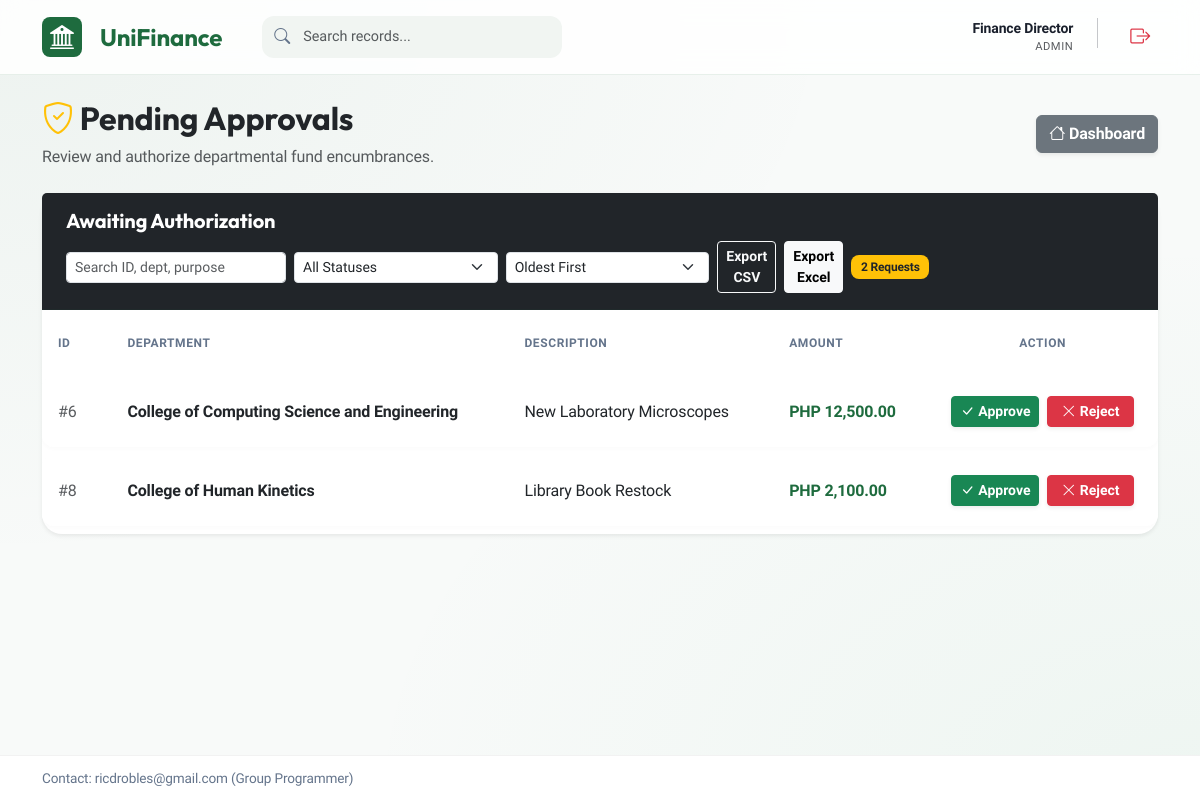
The page /finance/approvals.php (signed in) on the database its author committed.
### tables this page shows
CREATE TABLE `budget_reservations` (
  `res_id` int(11) NOT NULL,
  `dept_id` int(11) DEFAULT NULL,
  `po_id` int(11) DEFAULT NULL,
  `description` varchar(255) DEFAULT NULL,
  `amount_reserved` decimal(15,2) DEFAULT NULL,
  `status` enum('pending','committed','cancelled') DEFAULT 'pending'
);

CREATE TABLE `departments` (
  `dept_id` int(11) NOT NULL,
  `dept_name` varchar(100) DEFAULT NULL,
  `total_budget` decimal(15,2) DEFAULT NULL
);

### finance/approvals.php (the view, shortened to what this page needs)
<?php
include 'header.php';
include 'db_connect.php';
$query = "SELECT r.*, d.dept_name
          FROM budget_reservations r
          JOIN departments d ON r.dept_id = d.dept_id
          WHERE r.status = 'pending'
          ORDER BY r.res_id ASC";
$pending = $conn->query($query);
?>
<div class="container">
    <div class="row align-items-center mb-4">
        <div class="col-md-7">
            <h2 class="fw-bold text-dark"><i class="bi bi-shield-check text-warning"></i> Pending Approvals</h2>
            <p class="text-muted mb-0">Review and authorize departmental fund encumbrances.</p>
        </div>
        <div class="col-md-5 text-md-end mt-3 mt-md-0">
            <a href="dashboard.php" class="btn btn-secondary fw-bold shadow-sm">
                <i class="bi bi-house"></i> Dashboard
            </a>
        </div>
    </div>
    <div class="card shadow-sm border-0">
        <div class="card-header bg-dark text-white py-3 d-flex justify-content-between align-items-center flex-wrap gap-2">
            <h5 class="mb-0">Awaiting Authorization</h5>
            <div class="d-flex gap-2 align-items-center">
                <input type="text" id="approvalSearch" class="form-control form-control-sm" placeholder="Search ID, dept, purpose" style="min-width: 220px;">
                <select id="approvalStatusFilter" class="form-select form-select-sm" style="min-width: 150px;">
                    <option value="">All Statuses</option>
                </select>
                <select id="approvalSort" class="form-select form-select-sm" style="min-width: 190px;">
                    <option value="oldest">Oldest First</option>
                </select>
                <button type="button" id="approvalExportBtn" class="btn btn-sm btn-outline-light fw-bold">Export CSV</button>
                <button type="button" id="approvalExportExcelBtn" class="btn btn-sm btn-light fw-bold">Export Excel</button>
                <span class="badge bg-warning text-dark" id="approvalVisibleCount"><?= $pending->num_rows ?> Requests</span>
            </div>
        </div>
        <div class="card-body p-0">
            <div class="table-responsive">
                <table class="table table-hover align-middle mb-0" id="approvalTable">
                    <thead class="table-light">
                        <tr>
                            <th class="ps-3">ID</th>
                            <th>Department</th>
                            <th>Description</th>
                            <th>Amount</th>
                            <th class="text-center">Action</th>
                        </tr>
                    </thead>
                    <tbody>
                        <?php if($pending->num_rows > 0): while($row = $pending->fetch_assoc()): ?>
                        <tr class="approval-row" data-status="<?= strtolower($row['status']) ?>" data-id="<?= $row['res_id'] ?>" data-amount="<?= (float) $row['amount_reserved'] ?>" data-dept="<?= htmlspecialchars(strtolower($row['dept_name'])) ?>" id="row-<?= $row['res_id'] ?>">
                            <td class="ps-3 text-muted">#<?= $row['res_id'] ?></td>
                            <td class="fw-bold"><?= htmlspecialchars($row['dept_name']) ?></td>
                            <td><?= htmlspecialchars($row['description']) ?></td>
                            <td class="fw-bold text-primary"><?= formatCurrency($row['amount_reserved']) ?></td>
                            <td class="text-center">
                                <div class="d-flex justify-content-center gap-2">
                                    <button class="btn btn-success btn-sm fw-bold shadow-sm approve-btn d-flex align-items-center justify-content-center w-50" data-id="<?= $row['res_id'] ?>" title="Approve Request" style="max-width: 100px;">
                                        <i class="bi bi-check-lg me-1"></i> Approve
                                    </button>
                                    <button class="btn btn-danger btn-sm fw-bold shadow-sm reject-btn d-flex align-items-center justify-content-center w-50" data-id="<?= $row['res_id'] ?>" title="Reject Request" style="max-width: 100px;">
                                        <i class="bi bi-x-lg me-1"></i> Reject
                                    </button>
                                </div>
                            </td>
                        </tr>
                        <?php endwhile; endif; ?>
                    </tbody>
                </table>
            </div>
        </div>
    </div>
</div>

### finance/header.php (style rules this page uses)
:root { --primary: #1e6b3e; --primary-light: #2da15f; --primary-dark: #14492a; --accent: #d4fce4; --bg-glass: rgba(255, 255, 255, 0.85); --surface: #ffffff; --body-bg: #f8faf9; --text-main: #1a202c; --text-muted: #64748b; --bs-primary: var(--primary); --bs-primary-rgb: 30, 107, 62; }
body { background-color: var(--body-bg); background-image: radial-gradient(at 0% 0%, rgba(30, 107, 62, 0.05) 0px, transparent 50%), radial-gradient(at 100% 100%, rgba(45, 161, 95, 0.05) 0px, transparent 50%); font-family: 'Plus Jakarta Sans', sans-serif; color: var(--text-main); min-height: 100vh; padding-bottom: 78px; letter-spacing: -0.01em; }
h1, h2, h3, h4, h5, .navbar-brand { font-family: 'Outfit', sans-serif; font-weight: 700; }
.card { border: 1px solid rgba(30, 107, 62, 0.08); border-radius: 20px; box-shadow: 0 10px 25px -5px rgba(30, 107, 62, 0.04), 0 8px 10px -6px rgba(30, 107, 62, 0.04); background: var(--surface); transition: transform 0.2s ease, box-shadow 0.2s ease; }
.card-header { background: transparent; border-bottom: 1px solid rgba(30, 107, 62, 0.08); padding: 1.25rem 1.5rem; font-weight: 600; }
.table { border-collapse: separate; border-spacing: 0 8px; }
.table thead th { background: transparent; border: none; color: var(--text-muted); font-weight: 600; text-transform: uppercase; font-size: 0.75rem; letter-spacing: 0.05em; padding: 1rem 1.5rem; }
.table tbody tr { background: white; box-shadow: 0 2px 4px rgba(0,0,0,0.02); border-radius: 12px; transition: all 0.2s ease; }
.table td { border: none; padding: 1.25rem 1.5rem; vertical-align: middle; }
.table td:first-child { border-radius: 12px 0 0 12px; }
.table td:last-child { border-radius: 0 12px 12px 0; }
.badge { padding: 0.5em 0.8em; border-radius: 8px; font-weight: 600; }

### rows shown on the page
budget_reservations: res_id "6", dept.dept_name "College of Computing Science and Engineering", description "New Laboratory Microscopes", amount_reserved "PHP 12,500.00"
budget_reservations: res_id "8", dept.dept_name "College of Human Kinetics", description "Library Book Restock", amount_reserved "PHP 2,100.00"

### other values the page prints
$_SESSION['full_name'] "Finance Director"
str_replace('_', ' ', $_SESSION['role']) "ADMIN"
